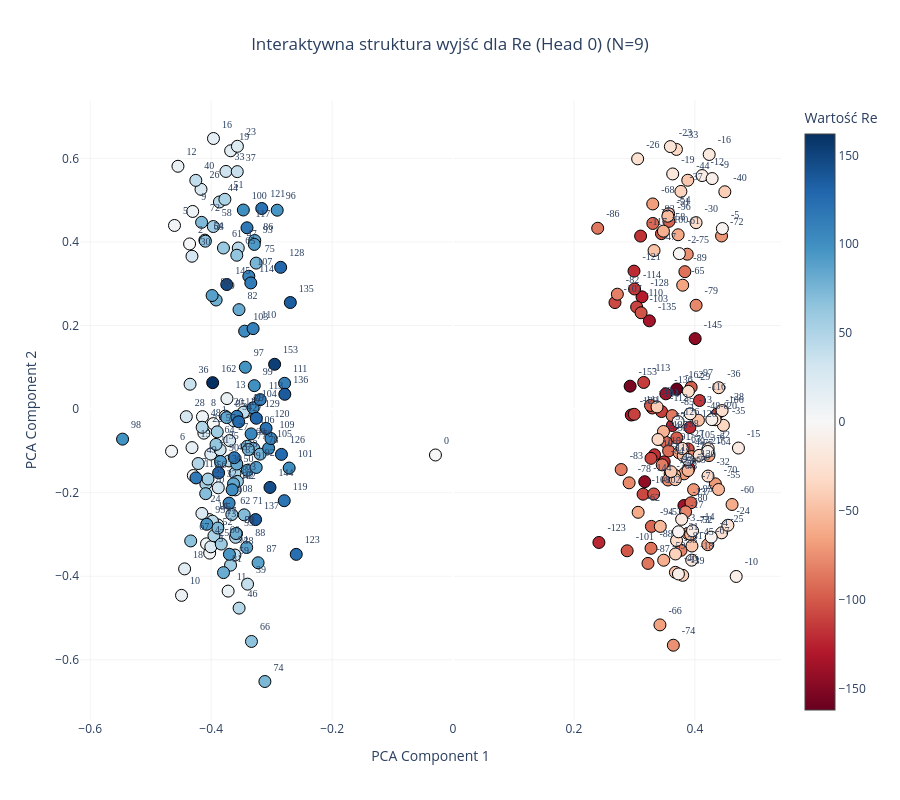
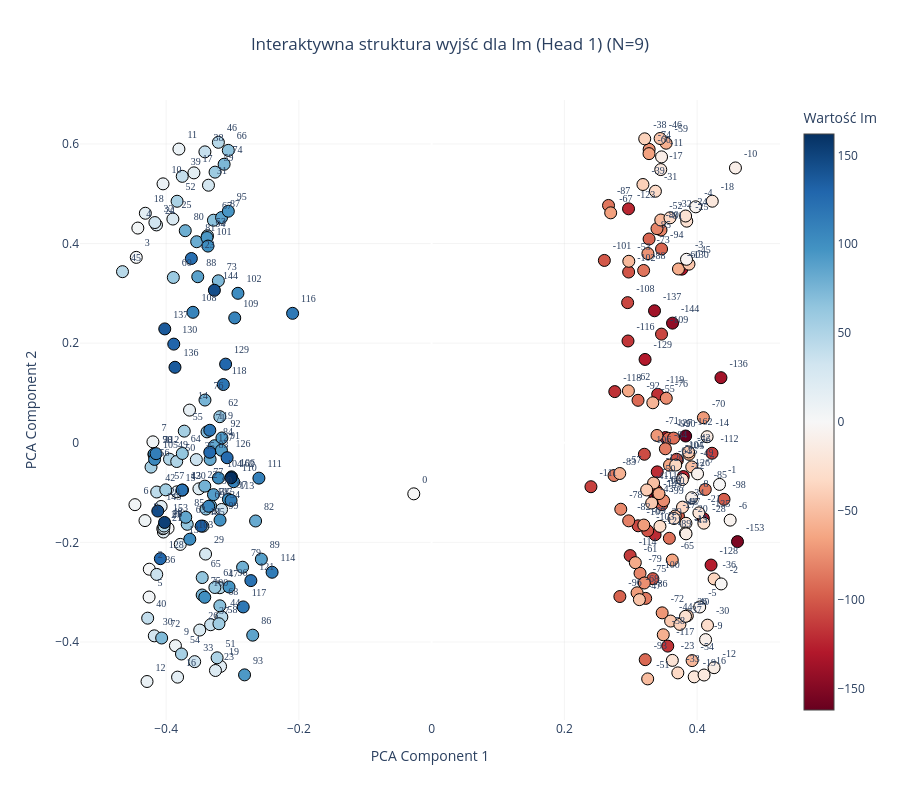

Notebook code for these charts, in order:
### Code cell
plot_output_head_plotly(model, N=N, head_idx=0)

plot_output_head_plotly(model, N=N, head_idx=1)

### Figure 1 — Plotly figure (JSON) as saved in the notebook; plotly's stock layout.template omitted (floating-point values rounded to 4 significant figures; data arrays with more than 128 entries replaced by an {"elided": "..."} marker saying what was removed)
{"data": [{"hoverinfo": "text", "hovertext": {"elided": "267 str values"}, "marker": {"color": {"elided": "267 int values"}, "colorbar": {"title": {"text": "Wartość Re"}}, "colorscale": [[0, "rgb(103,0,31)"], [0.1, "rgb(178,24,43)"], [0.2, "rgb(214,96,77)"], [0.3, "rgb(244,165,130)"], [0.4, "rgb(253,219,199)"], [0.5, "rgb(247,247,247)"], [0.6, "rgb(209,229,240)"], [0.7, "rgb(146,197,222)"], [0.8, "rgb(67,147,195)"], [0.9, "rgb(33,102,172)"], [1, "rgb(5,48,97)"]], "line": {"color": "Black", "width": 1}, "showscale": true, "size": 12}, "mode": "markers+text", "text": {"elided": "267 str values"}, "textfont": {"family": "Arial Black", "size": 10}, "textposition": "top right", "type": "scatter", "x": {"elided": "267 float values"}, "y": {"elided": "267 float values"}}], "layout": {"height": 800, "paper_bgcolor": "white", "plot_bgcolor": "white", "showlegend": false, "title": {"text": "Interaktywna struktura wyjść dla Re (Head 0) (N=9)", "x": 0.5, "xanchor": "center"}, "width": 900, "xaxis": {"gridcolor": "rgba(200,200,200,0.2)", "title": {"text": "PCA Component 1"}}, "yaxis": {"gridcolor": "rgba(200,200,200,0.2)", "title": {"text": "PCA Component 2"}}}}

### Figure 2 — Plotly figure (JSON) as saved in the notebook; plotly's stock layout.template omitted (floating-point values rounded to 4 significant figures; data arrays with more than 128 entries replaced by an {"elided": "..."} marker saying what was removed)
{"data": [{"hoverinfo": "text", "hovertext": {"elided": "267 str values"}, "marker": {"color": {"elided": "267 int values"}, "colorbar": {"title": {"text": "Wartość Im"}}, "colorscale": [[0, "rgb(103,0,31)"], [0.1, "rgb(178,24,43)"], [0.2, "rgb(214,96,77)"], [0.3, "rgb(244,165,130)"], [0.4, "rgb(253,219,199)"], [0.5, "rgb(247,247,247)"], [0.6, "rgb(209,229,240)"], [0.7, "rgb(146,197,222)"], [0.8, "rgb(67,147,195)"], [0.9, "rgb(33,102,172)"], [1, "rgb(5,48,97)"]], "line": {"color": "Black", "width": 1}, "showscale": true, "size": 12}, "mode": "markers+text", "text": {"elided": "267 str values"}, "textfont": {"family": "Arial Black", "size": 10}, "textposition": "top right", "type": "scatter", "x": {"elided": "267 float values"}, "y": {"elided": "267 float values"}}], "layout": {"height": 800, "paper_bgcolor": "white", "plot_bgcolor": "white", "showlegend": false, "title": {"text": "Interaktywna struktura wyjść dla Im (Head 1) (N=9)", "x": 0.5, "xanchor": "center"}, "width": 900, "xaxis": {"gridcolor": "rgba(200,200,200,0.2)", "title": {"text": "PCA Component 1"}}, "yaxis": {"gridcolor": "rgba(200,200,200,0.2)", "title": {"text": "PCA Component 2"}}}}
